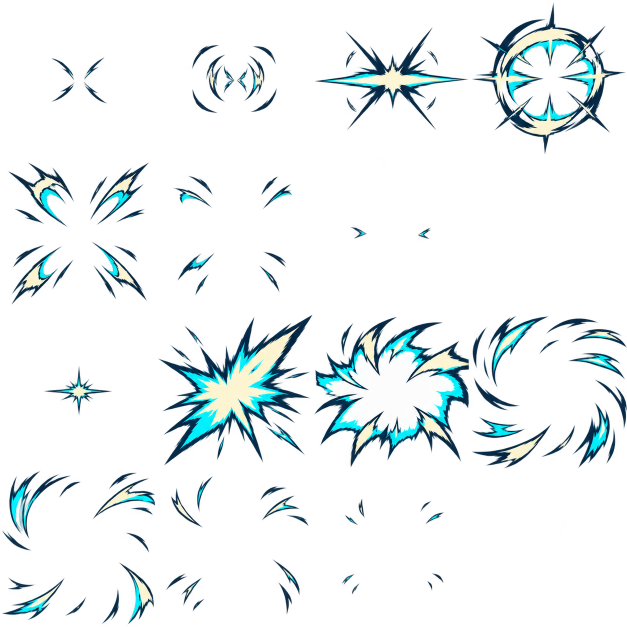
#> input picture output/capture-motion-v25/assets/anime-impact-v26.png, 1254 x 1254 px, given in place of exec-924e924c-40ff-4bb3-a89a-88d5b51ced2c.png, which was not available (shown at 1/2 size)
$ python build-sharp-current.py
#> lines starting #> are read from the running program, lines starting #| are printed output that depends on the picture
from pathlib import Path
from PIL import Image
import shutil,json
r=Path(__file__).resolve().parent;a=r/'assets';src=Path(Path.home()/'.codex/generated_images/01a1bfb1-a2cb-7f60-b9d7-5103369a04dd/exec-924e924c-40ff-4bb3-a89a-88d5b51ced2c.png');shutil.copy2(src,a/'sharp-current.png')
im=Image.open(src);w,h=im.size;atlas=['sharp-current.png',f'size: {w},{h}','format: RGBA8888','filter: Linear,Linear','repeat: none'];attachments={}
#> further down, im is the input picture: PIL image 1254x1254 RGBA; mean R, G, B, A 11.9, 21.6, 24.3, 29.5
#> after `w, h = im.size`: w = 1254; h = 1254
for i in range(4):
 x0=i%2*w//2;y0=i//2*h//2;x1=(i%2+1)*w//2;y1=(i//2+1)*h//2
 alpha=im.getchannel('A').crop((x0,y0,x1,y1));box=alpha.point(lambda x:255 if x>100 else 0).getbbox();x,y,xe,ye=box;x+=x0;y+=y0;xe+=x0;ye+=y0
 cw=xe-x;ch=ye-y;name=f'frame{i:02}'
 atlas += [name,'  rotate: false',f'  xy: {x},{y}',f'  size: {cw},{ch}',f'  orig: {cw},{ch}','  offset: 0,0','  index: -1']
 attachments[name]={'type':'region','path':name,'x':256,'width':512,'height':512*ch/cw}
 print(i,cw,ch)
#> this loop made 4 passes
#> (box, x, y, xe, ye, cw, ch) on passes 2 to 4: ((5, 8, 622, 477), 632, 8, 1249, 477, 617, 469), ((5, 3, 624, 620), 5, 630, 624, 1247, 619, 617), ((3, 6, 627, 561), 630, 633, 1254, 1188, 624, 555)
#> (x, y, xe, ye, cw, ch) on pass 1: (18, 90, 584, 607, 566, 517)
#| 0 566 517
#| 1 617 469
#| 2 619 617
#| 3 624 555
#> pass 1, `alpha = im.getchannel('A').crop((x0, y0, x1, y1))`:
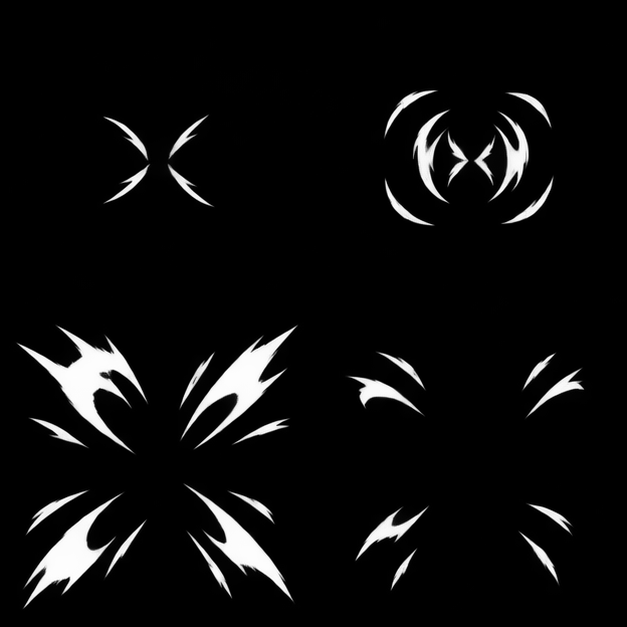
#> alpha: PIL image 627x627 L; min 0, max 255, mean 13.8
#> pass 2, `alpha = im.getchannel('A').crop((x0, y0, x1, y1))`:
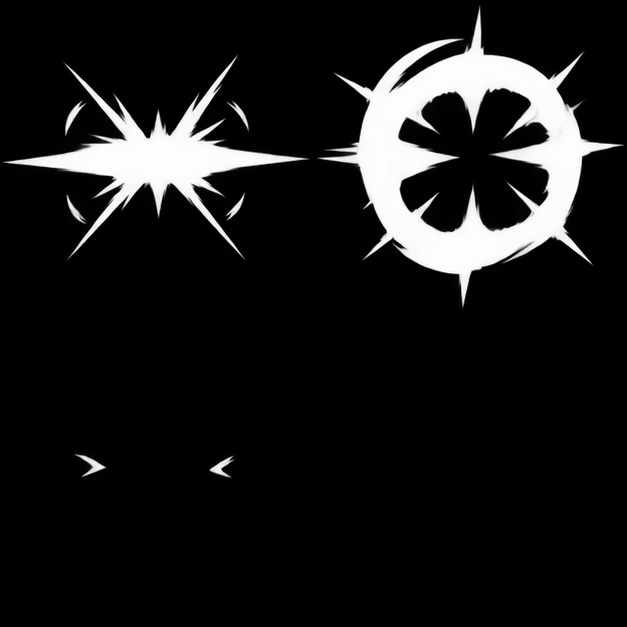
#> alpha: PIL image 627x627 L; min 0, max 255, mean 24.7
#> pass 3, `alpha = im.getchannel('A').crop((x0, y0, x1, y1))`:
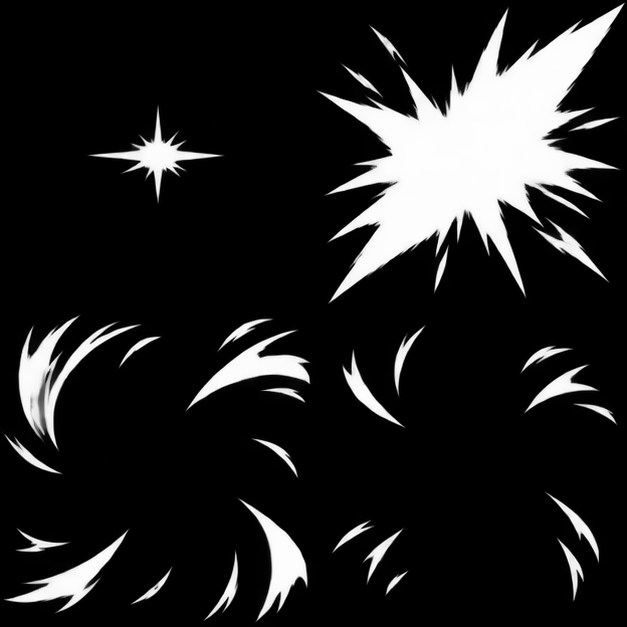
#> alpha: PIL image 627x627 L; min 0, max 255, mean 34.4
#> after the loop, atlas = 33 items, first 6: 'sharp-current.png', 'size: 1254,1254', 'format: RGBA8888', 'filter: Linear,Linear', 'repeat: none', 'frame00'; attachments = 4 items
(a/'sharp-current.atlas').write_text('\n'.join(atlas))
d={'skeleton':{'spine':'4.2.22'},'bones':[{'name':'root'}],'slots':[{'name':'art','bone':'root','attachment':'frame00'}],'skins':[{'name':'default','attachments':{'art':attachments}}],'animations':{'flow':{'slots':{'art':{'attachment':[{'time':i*.07,'name':f'frame{i:02}'} for i in range(4)]}}}}}
(a/'sharp-current.json').write_text(json.dumps(d,separators=(',',':')))
